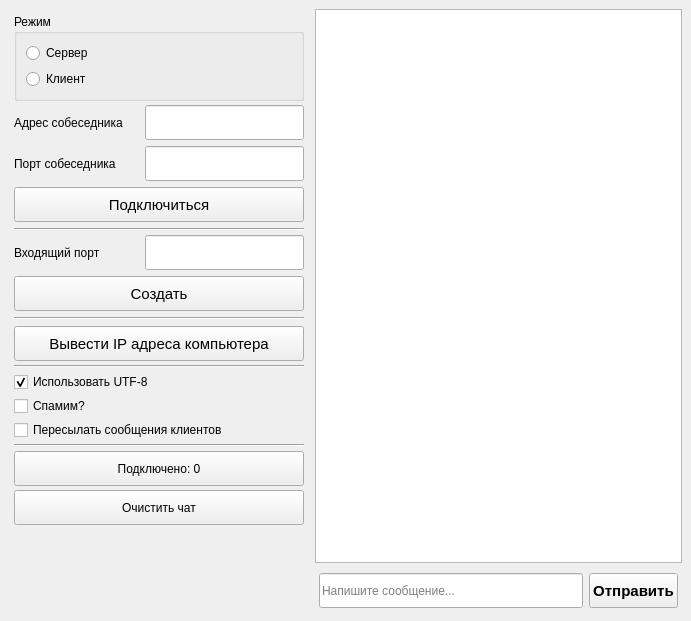
<?xml version="1.0" encoding="UTF-8"?>
<ui version="4.0">
 <class>MainWindow</class>
 <widget class="QMainWindow" name="MainWindow">
  <property name="geometry">
   <rect>
    <x>0</x>
    <y>0</y>
    <width>691</width>
    <height>621</height>
   </rect>
  </property>
  <property name="windowTitle">
   <string>TCP Chat</string>
  </property>
  <widget class="QWidget" name="centralwidget">
   <layout class="QHBoxLayout" name="horizontalLayout_5">
    <item>
     <widget class="QWidget" name="leftVerticalWidget" native="true">
      <property name="maximumSize">
       <size>
        <width>300</width>
        <height>16777215</height>
       </size>
      </property>
      <layout class="QVBoxLayout" name="leftVerticalLayout">
       <property name="spacing">
        <number>4</number>
       </property>
       <property name="leftMargin">
        <number>5</number>
       </property>
       <property name="topMargin">
        <number>5</number>
       </property>
       <property name="rightMargin">
        <number>5</number>
       </property>
       <property name="bottomMargin">
        <number>5</number>
       </property>
       <item>
        <widget class="QGroupBox" name="groupBoxMode">
         <property name="title">
          <string>Режим</string>
         </property>
         <layout class="QVBoxLayout" name="verticalLayout_4">
          <item>
           <widget class="QRadioButton" name="radioButtonServer">
            <property name="text">
             <string>Сервер</string>
            </property>
           </widget>
          </item>
          <item>
           <widget class="QRadioButton" name="radioButtonClient">
            <property name="text">
             <string>Клиент</string>
            </property>
           </widget>
          </item>
         </layout>
        </widget>
       </item>
       <item>
        <widget class="QWidget" name="ClientWidget" native="true">
         <layout class="QVBoxLayout" name="verticalLayout_2">
          <property name="leftMargin">
           <number>0</number>
          </property>
          <property name="topMargin">
           <number>0</number>
          </property>
          <property name="rightMargin">
           <number>0</number>
          </property>
          <property name="bottomMargin">
           <number>0</number>
          </property>
          <item>
           <layout class="QHBoxLayout" name="horizontalLayout_2">
            <item>
             <widget class="QLabel" name="labelAddressField">
              <property name="minimumSize">
               <size>
                <width>125</width>
                <height>35</height>
               </size>
              </property>
              <property name="text">
               <string>Адрес собеседника</string>
              </property>
             </widget>
            </item>
            <item>
             <widget class="QLineEdit" name="lineEditAddress">
              <property name="minimumSize">
               <size>
                <width>0</width>
                <height>35</height>
               </size>
              </property>
             </widget>
            </item>
           </layout>
          </item>
          <item>
           <layout class="QHBoxLayout" name="horizontalLayout_3">
            <item>
             <widget class="QLabel" name="labelPortField">
              <property name="minimumSize">
               <size>
                <width>125</width>
                <height>35</height>
               </size>
              </property>
              <property name="text">
               <string>Порт собеседника</string>
              </property>
             </widget>
            </item>
            <item>
             <widget class="QLineEdit" name="lineEditPort">
              <property name="minimumSize">
               <size>
                <width>0</width>
                <height>35</height>
               </size>
              </property>
             </widget>
            </item>
           </layout>
          </item>
          <item>
           <widget class="QPushButton" name="pushButtonConnect">
            <property name="minimumSize">
             <size>
              <width>0</width>
              <height>35</height>
             </size>
            </property>
            <property name="font">
             <font>
              <pointsize>11</pointsize>
              <weight>50</weight>
              <bold>false</bold>
             </font>
            </property>
            <property name="text">
             <string>Подключиться</string>
            </property>
           </widget>
          </item>
          <item>
           <widget class="Line" name="line1">
            <property name="orientation">
             <enum>Qt::Horizontal</enum>
            </property>
           </widget>
          </item>
         </layout>
        </widget>
       </item>
       <item>
        <widget class="QWidget" name="ServerWidget" native="true">
         <layout class="QVBoxLayout" name="verticalLayout_3">
          <property name="leftMargin">
           <number>0</number>
          </property>
          <property name="topMargin">
           <number>0</number>
          </property>
          <property name="rightMargin">
           <number>0</number>
          </property>
          <property name="bottomMargin">
           <number>0</number>
          </property>
          <item>
           <layout class="QHBoxLayout" name="horizontalLayout_4">
            <item>
             <widget class="QLabel" name="labelLocalPortField">
              <property name="minimumSize">
               <size>
                <width>125</width>
                <height>35</height>
               </size>
              </property>
              <property name="text">
               <string>Входящий порт</string>
              </property>
             </widget>
            </item>
            <item>
             <widget class="QLineEdit" name="lineEditLocalPort">
              <property name="minimumSize">
               <size>
                <width>0</width>
                <height>35</height>
               </size>
              </property>
             </widget>
            </item>
           </layout>
          </item>
          <item>
           <widget class="QPushButton" name="pushButtonBind">
            <property name="minimumSize">
             <size>
              <width>0</width>
              <height>35</height>
             </size>
            </property>
            <property name="font">
             <font>
              <pointsize>11</pointsize>
              <weight>50</weight>
              <bold>false</bold>
             </font>
            </property>
            <property name="text">
             <string>Создать</string>
            </property>
           </widget>
          </item>
          <item>
           <widget class="Line" name="line2">
            <property name="orientation">
             <enum>Qt::Horizontal</enum>
            </property>
           </widget>
          </item>
          <item>
           <widget class="QPushButton" name="pushButtonAddresses">
            <property name="minimumSize">
             <size>
              <width>0</width>
              <height>35</height>
             </size>
            </property>
            <property name="font">
             <font>
              <pointsize>11</pointsize>
              <weight>50</weight>
              <bold>false</bold>
             </font>
            </property>
            <property name="text">
             <string>Вывести IP адреса компьютера</string>
            </property>
           </widget>
          </item>
         </layout>
        </widget>
       </item>
       <item>
        <widget class="Line" name="line3">
         <property name="orientation">
          <enum>Qt::Horizontal</enum>
         </property>
        </widget>
       </item>
       <item>
        <widget class="QCheckBox" name="checkBoxUtf8">
         <property name="text">
          <string>Использовать UTF-8</string>
         </property>
         <property name="checked">
          <bool>true</bool>
         </property>
        </widget>
       </item>
       <item>
        <widget class="QCheckBox" name="checkBoxSpam">
         <property name="text">
          <string>Спамим?</string>
         </property>
        </widget>
       </item>
       <item>
        <widget class="QCheckBox" name="checkBoxResend">
         <property name="text">
          <string>Пересылать сообщения клиентов</string>
         </property>
        </widget>
       </item>
       <item>
        <widget class="Line" name="line4">
         <property name="orientation">
          <enum>Qt::Horizontal</enum>
         </property>
        </widget>
       </item>
       <item>
        <widget class="QPushButton" name="pushButtonConnectionList">
         <property name="minimumSize">
          <size>
           <width>0</width>
           <height>35</height>
          </size>
         </property>
         <property name="text">
          <string>Подключено: 0</string>
         </property>
        </widget>
       </item>
       <item>
        <widget class="QPushButton" name="pushButtonClear">
         <property name="minimumSize">
          <size>
           <width>0</width>
           <height>35</height>
          </size>
         </property>
         <property name="text">
          <string>Очистить чат</string>
         </property>
        </widget>
       </item>
       <item>
        <spacer name="verticalSpacer">
         <property name="orientation">
          <enum>Qt::Vertical</enum>
         </property>
         <property name="sizeHint" stdset="0">
          <size>
           <width>20</width>
           <height>40</height>
          </size>
         </property>
        </spacer>
       </item>
      </layout>
     </widget>
    </item>
    <item>
     <layout class="QVBoxLayout" name="rightVerticalLayout">
      <item>
       <widget class="QTextEdit" name="chatTextEdit">
        <property name="font">
         <font>
          <pointsize>10</pointsize>
         </font>
        </property>
        <property name="readOnly">
         <bool>true</bool>
        </property>
       </widget>
      </item>
      <item>
       <layout class="QHBoxLayout" name="messageLayout">
        <property name="leftMargin">
         <number>4</number>
        </property>
        <property name="topMargin">
         <number>4</number>
        </property>
        <property name="rightMargin">
         <number>4</number>
        </property>
        <property name="bottomMargin">
         <number>4</number>
        </property>
        <item>
         <widget class="QLineEdit" name="lineEditMessage">
          <property name="minimumSize">
           <size>
            <width>160</width>
            <height>35</height>
           </size>
          </property>
          <property name="placeholderText">
           <string>Напишите сообщение...</string>
          </property>
         </widget>
        </item>
        <item>
         <widget class="QPushButton" name="pushButtonSend">
          <property name="minimumSize">
           <size>
            <width>0</width>
            <height>35</height>
           </size>
          </property>
          <property name="font">
           <font>
            <pointsize>11</pointsize>
            <weight>75</weight>
            <bold>true</bold>
           </font>
          </property>
          <property name="text">
           <string>Отправить</string>
          </property>
         </widget>
        </item>
       </layout>
      </item>
     </layout>
    </item>
   </layout>
  </widget>
  <widget class="QMenuBar" name="menubar">
   <property name="geometry">
    <rect>
     <x>0</x>
     <y>0</y>
     <width>691</width>
     <height>21</height>
    </rect>
   </property>
  </widget>
 </widget>
 <resources/>
 <connections/>
</ui>
